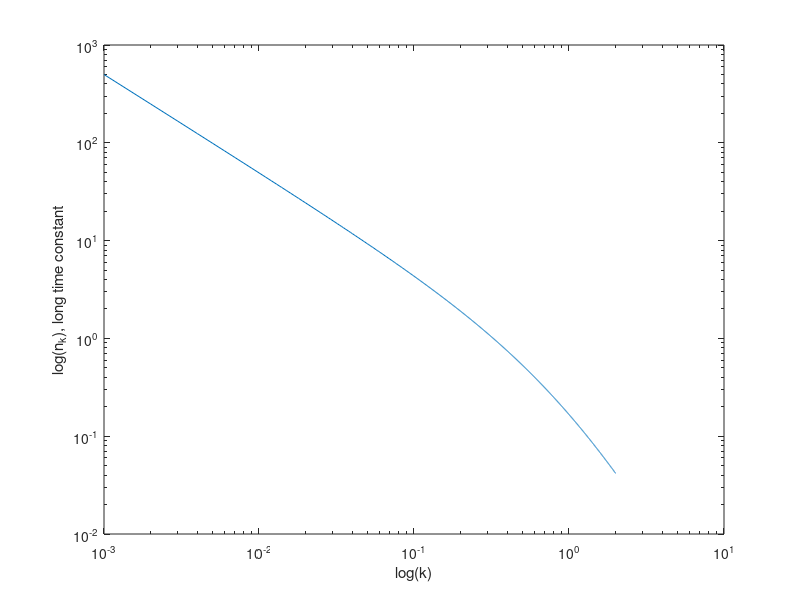

Write the MATLAB code that produced this figure.

k = 0:1/1000:2;
y = zeros(1,length(k));
for i=1:length(k)
y(i) = 1/(k(i)*(k(i)+1)*(k(i)+2));
end
loglog(k,y)
xlabel('log(k)')
ylabel('log(n_k), long time constant')
